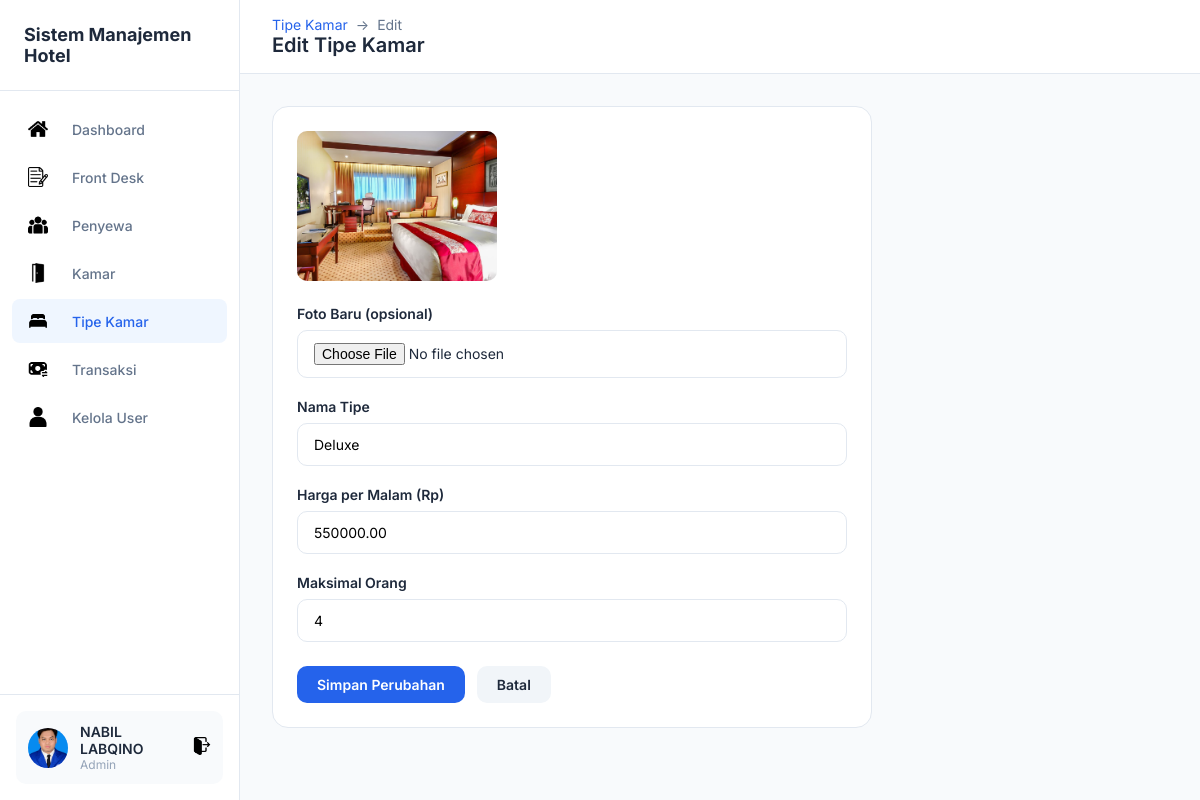
/tipe_kamar/KoreksiTipeKamar.php?id=2 (signed in), run on the app's committed database.
### tables this page shows
CREATE TABLE `tipe_kamar` (
  `id_kamar` int(11) NOT NULL,
  `tipe` varchar(50) NOT NULL,
  `harga_per_mlm` decimal(12,2) NOT NULL,
  `max_orang` int(11) NOT NULL,
  `foto` varchar(255) DEFAULT NULL
);

### tipe_kamar/KoreksiTipeKamar.php (the view, shortened to what this page needs)
<?php
include "../koneksi.php";
$id = $_GET['id'] ?? '';
$row = mysqli_fetch_assoc(mysqli_query($koneksi, "SELECT * FROM tipe_kamar WHERE id_kamar = '$id'"));
?>
<!DOCTYPE html>
<html lang="id">
<head>
    <link rel="stylesheet" href="../css/dashboard.css">
</head>
<body>
    <div class="dashboard">
        <?php include '../includes/sidebar.php'; ?>
        <main class="main">
            <header class="header">
                <div>
                    <div class="breadcrumb">
                        <a href="TampilTipeKamar.php">Tipe Kamar</a>
                        <span>→</span>
                        <span>Edit</span>
                    </div>
                    <h1 class="page-title">Edit Tipe Kamar</h1>
                </div>
            </header>
            <div class="content">
                <div class="card" style="max-width: 600px;">
                    <div style="margin-bottom: 20px;">
                        <img src="uploads/<?= htmlspecialchars($row['foto']) ?>" alt=""
                            style="max-width: 200px; border-radius: 10px;">
                    </div>
                    <form action="SimpanKoreksiTipeKamar.php" method="POST" enctype="multipart/form-data">
                        <div class="form-group">
                            <label class="form-label">Foto Baru (opsional)</label>
                            <input type="file" name="foto_kamar" class="form-control" accept="image/*">
                        </div>
                        <div class="form-group">
                            <label class="form-label">Nama Tipe</label>
                            <input type="text" name="tipe" class="form-control" required
                                value="<?= htmlspecialchars($row['tipe']) ?>">
                        </div>
                        <div class="form-group">
                            <label class="form-label">Harga per Malam (Rp)</label>
                            <input type="number" name="harga_per_mlm" class="form-control" required min="1"
                                value="<?= $row['harga_per_mlm'] ?>">
                        </div>
                        <div class="form-group">
                            <label class="form-label">Maksimal Orang</label>
                            <input type="number" name="max_orang" class="form-control" required min="1" max="10"
                                value="<?= $row['max_orang'] ?>">
                        </div>
                        <div style="display: flex; gap: 12px; margin-top: 24px;">
                            <button type="submit" class="btn btn-primary">Simpan Perubahan</button>
                            <a href="TampilTipeKamar.php" class="btn btn-secondary">Batal</a>
                        </div>
                    </form>
                </div>
            </div>
        </main>
    </div>
</body>
</html>

### css/dashboard.css (style rules this page uses)
:root { --primary: #2563eb; --primary-dark: #1d4ed8; --bg-main: #f8fafc; --bg-card: #ffffff; --text-dark: #1e293b; --text-gray: #64748b; --text-light: #94a3b8; --border: #e2e8f0; --success: #22c55e; --danger: #ef4444; --warning: #f59e0b; --sidebar-width: 240px; }
* { margin: 0; padding: 0; box-sizing: border-box; }
body { font-family: 'Inter', -apple-system, sans-serif; background: var(--bg-main); color: var(--text-dark); }
.dashboard { display: flex; min-height: 100vh; }
.main { flex: 1; margin-left: var(--sidebar-width); }
.header { background: var(--bg-card); padding: 16px 32px; display: flex; justify-content: space-between; align-items: center; border-bottom: 1px solid var(--border); position: sticky; top: 0; z-index: 100; }
.page-title { font-size: 20px; font-weight: 600; color: var(--text-dark); }
.content { padding: 32px; }
.card { background: var(--bg-card); border-radius: 16px; border: 1px solid var(--border); padding: 24px; margin-bottom: 24px; }
.btn { display: inline-flex; align-items: center; gap: 8px; padding: 10px 20px; border-radius: 10px; font-size: 14px; font-weight: 600; text-decoration: none; border: none; cursor: pointer; transition: all 0.2s; font-family: inherit; }
.btn-primary { background: var(--primary); color: #fff; }
.btn-secondary { background: #f1f5f9; color: var(--text-dark); }
.form-group { margin-bottom: 20px; }
.form-label { display: block; font-size: 14px; font-weight: 600; color: var(--text-dark); margin-bottom: 8px; }
.form-control { width: 100%; padding: 12px 16px; border: 1px solid var(--border); border-radius: 10px; font-size: 14px; font-family: inherit; background: var(--bg-card); transition: border-color 0.2s, box-shadow 0.2s; }
.breadcrumb { display: flex; align-items: center; gap: 8px; font-size: 14px; color: var(--text-gray); }
.breadcrumb a { color: var(--primary); text-decoration: none; }

### data on the page
tipe_kamar: foto (picture), tipe "Deluxe", harga_per_mlm "550000.00", max_orang "4"

### other printed values
$_SESSION['nama'] "NABIL LABQINO"
